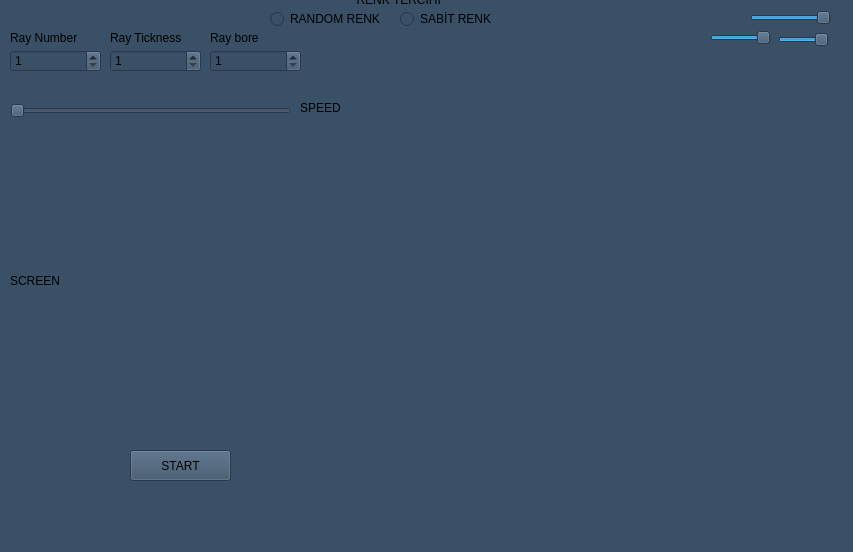
<?xml version="1.0" encoding="UTF-8"?>
<ui version="4.0">
 <class>MainWindow</class>
 <widget class="QMainWindow" name="MainWindow">
  <property name="geometry">
   <rect>
    <x>0</x>
    <y>0</y>
    <width>853</width>
    <height>552</height>
   </rect>
  </property>
  <property name="windowTitle">
   <string>MainWindow</string>
  </property>
  <property name="styleSheet">
   <string notr="true">background-color: rgb(57,80,103);</string>
  </property>
  <widget class="QWidget" name="centralwidget">
   <widget class="QSpinBox" name="spinBox">
    <property name="geometry">
     <rect>
      <x>10</x>
      <y>50</y>
      <width>91</width>
      <height>22</height>
     </rect>
    </property>
    <property name="minimum">
     <number>1</number>
    </property>
    <property name="maximum">
     <number>60</number>
    </property>
   </widget>
   <widget class="QPushButton" name="pushButton">
    <property name="geometry">
     <rect>
      <x>130</x>
      <y>450</y>
      <width>101</width>
      <height>31</height>
     </rect>
    </property>
    <property name="text">
     <string>START</string>
    </property>
   </widget>
   <widget class="QLabel" name="Screen">
    <property name="geometry">
     <rect>
      <x>10</x>
      <y>170</y>
      <width>371</width>
      <height>221</height>
     </rect>
    </property>
    <property name="text">
     <string>SCREEN</string>
    </property>
   </widget>
   <widget class="QRadioButton" name="radioButton">
    <property name="geometry">
     <rect>
      <x>270</x>
      <y>10</y>
      <width>111</width>
      <height>18</height>
     </rect>
    </property>
    <property name="text">
     <string>RANDOM RENK</string>
    </property>
   </widget>
   <widget class="QSlider" name="horizontalSlider_4">
    <property name="geometry">
     <rect>
      <x>10</x>
      <y>100</y>
      <width>281</width>
      <height>21</height>
     </rect>
    </property>
    <property name="minimum">
     <number>1</number>
    </property>
    <property name="maximum">
     <number>100</number>
    </property>
    <property name="value">
     <number>1</number>
    </property>
    <property name="orientation">
     <enum>Qt::Orientation::Horizontal</enum>
    </property>
   </widget>
   <widget class="QLabel" name="label_6">
    <property name="geometry">
     <rect>
      <x>300</x>
      <y>100</y>
      <width>81</width>
      <height>16</height>
     </rect>
    </property>
    <property name="text">
     <string>SPEED</string>
    </property>
   </widget>
   <widget class="QLabel" name="label_7">
    <property name="geometry">
     <rect>
      <x>300</x>
      <y>-10</y>
      <width>201</width>
      <height>20</height>
     </rect>
    </property>
    <property name="text">
     <string>                 RENK TERCİHİ</string>
    </property>
   </widget>
   <widget class="QRadioButton" name="radioButton_2">
    <property name="geometry">
     <rect>
      <x>400</x>
      <y>10</y>
      <width>111</width>
      <height>18</height>
     </rect>
    </property>
    <property name="text">
     <string>SABİT RENK</string>
    </property>
   </widget>
   <widget class="QSpinBox" name="spinBox_2">
    <property name="geometry">
     <rect>
      <x>110</x>
      <y>50</y>
      <width>91</width>
      <height>22</height>
     </rect>
    </property>
    <property name="minimum">
     <number>1</number>
    </property>
    <property name="maximum">
     <number>40</number>
    </property>
   </widget>
   <widget class="QLabel" name="label_2">
    <property name="geometry">
     <rect>
      <x>110</x>
      <y>30</y>
      <width>91</width>
      <height>16</height>
     </rect>
    </property>
    <property name="text">
     <string>Ray Tickness</string>
    </property>
   </widget>
   <widget class="QSpinBox" name="spinBox_3">
    <property name="geometry">
     <rect>
      <x>210</x>
      <y>50</y>
      <width>91</width>
      <height>22</height>
     </rect>
    </property>
    <property name="minimum">
     <number>1</number>
    </property>
    <property name="maximum">
     <number>50</number>
    </property>
   </widget>
   <widget class="QLabel" name="label_8">
    <property name="geometry">
     <rect>
      <x>210</x>
      <y>30</y>
      <width>91</width>
      <height>16</height>
     </rect>
    </property>
    <property name="text">
     <string>Ray bore</string>
    </property>
   </widget>
   <widget class="QLabel" name="labelray">
    <property name="geometry">
     <rect>
      <x>10</x>
      <y>30</y>
      <width>81</width>
      <height>16</height>
     </rect>
    </property>
    <property name="text">
     <string>Ray Number</string>
    </property>
   </widget>
   <widget class="QWidget" name="gridLayoutWidget_2">
    <property name="geometry">
     <rect>
      <x>460</x>
      <y>240</y>
      <width>311</width>
      <height>251</height>
     </rect>
    </property>
    <layout class="QGridLayout" name="gridLayout_2"/>
   </widget>
   <widget class="QWidget" name="gridLayoutWidget">
    <property name="geometry">
     <rect>
      <x>460</x>
      <y>60</y>
      <width>361</width>
      <height>161</height>
     </rect>
    </property>
    <layout class="QGridLayout" name="gridLayout"/>
   </widget>
   <widget class="QSlider" name="horizontalSlider">
    <property name="geometry">
     <rect>
      <x>750</x>
      <y>10</y>
      <width>81</width>
      <height>16</height>
     </rect>
    </property>
    <property name="maximum">
     <number>255</number>
    </property>
    <property name="value">
     <number>255</number>
    </property>
    <property name="orientation">
     <enum>Qt::Orientation::Horizontal</enum>
    </property>
   </widget>
   <widget class="QSlider" name="horizontalSlider_2">
    <property name="geometry">
     <rect>
      <x>710</x>
      <y>30</y>
      <width>61</width>
      <height>16</height>
     </rect>
    </property>
    <property name="maximum">
     <number>255</number>
    </property>
    <property name="value">
     <number>255</number>
    </property>
    <property name="orientation">
     <enum>Qt::Orientation::Horizontal</enum>
    </property>
   </widget>
   <widget class="QSlider" name="horizontalSlider_3">
    <property name="geometry">
     <rect>
      <x>778</x>
      <y>30</y>
      <width>51</width>
      <height>20</height>
     </rect>
    </property>
    <property name="maximum">
     <number>255</number>
    </property>
    <property name="value">
     <number>255</number>
    </property>
    <property name="orientation">
     <enum>Qt::Orientation::Horizontal</enum>
    </property>
   </widget>
  </widget>
  <widget class="QMenuBar" name="menubar">
   <property name="geometry">
    <rect>
     <x>0</x>
     <y>0</y>
     <width>853</width>
     <height>21</height>
    </rect>
   </property>
  </widget>
  <widget class="QStatusBar" name="statusbar"/>
 </widget>
 <resources/>
 <connections/>
</ui>
